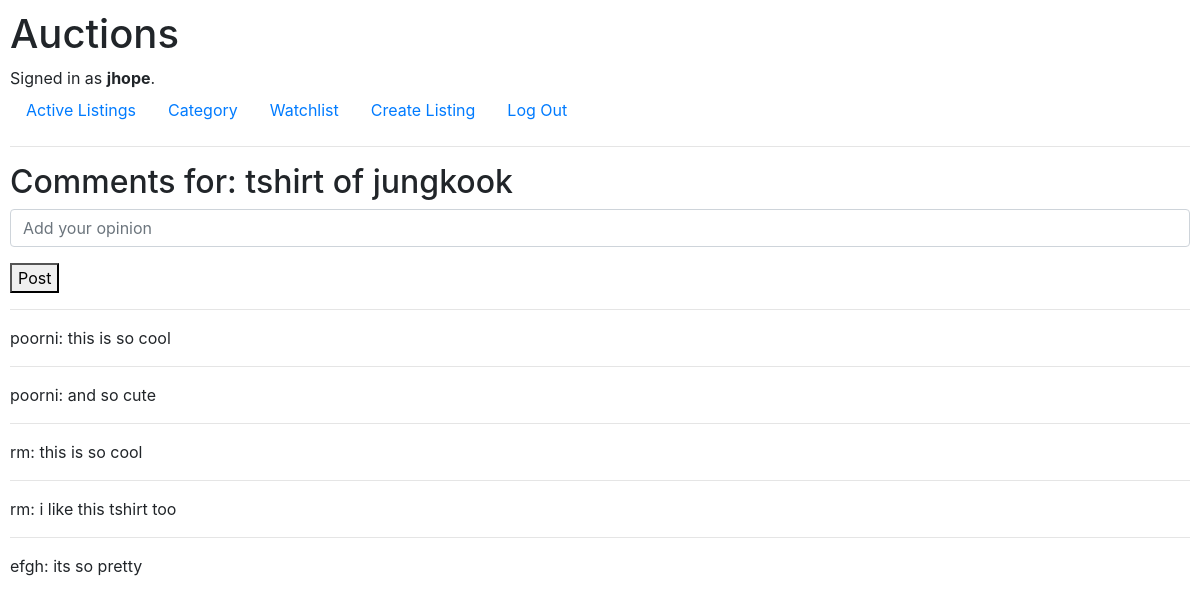
Page /comments/1 (signed in) on the committed database.
### auctions/models.py (models this page shows)
class User(AbstractUser):
    pass

class Listing(models.Model):
    title = models.CharField(max_length=64)
    description = models.CharField(max_length=500)
    image = models.URLField(max_length=200, blank=True)
    amount = models.DecimalField( max_digits=10, decimal_places=2)
    category = models.CharField(max_length=64)
    is_active = models.BooleanField(default=True)
    owner = models.ForeignKey(User, on_delete=models.CASCADE, related_name="listings")
    winner = models.ForeignKey(User, on_delete=models.SET_NULL, null=True, blank=True, related_name="won_listings")
    watchlist = models.ManyToManyField(User, blank=True, related_name="watchlist_listings")

class Comment(models.Model):
    listing = models.ForeignKey(Listing, on_delete=models.CASCADE, related_name="comments")
    user = models.ForeignKey(User, on_delete=models.CASCADE, related_name="comments")
    content = models.CharField(max_length=500)
    timestamp  = models.DateTimeField(auto_now_add=True)

### auctions/views.py (the view)
# urls.py: path("comments/<int:listing_id>", views.comments, name="comments"),
@login_required
def comments(request, listing_id):
    listing = Listing.objects.get(pk=listing_id)
    if request.method == "POST":
        comment_owner = request.user
        content = request.POST["content"]
        Comment.objects.create(user=comment_owner, content=content, listing=listing)
        return redirect("comments" ,listing_id=listing.id)
    comments = Comment.objects.filter(listing=listing)
    return render(request,"auctions/comments.html",{
        "listing":listing,
        "comments":comments
    })

### auctions/templates/auctions/comments.html (shortened to what this page needs)
{% extends "auctions/layout.html" %}
{% block body %}
<h2>Comments for: {{ listing.title }}</h2>
<form action="{% url 'comments' listing.id %}" method="post">
        <div class="form-group">
            <input autofocus class="form-control" type="text" name="content" placeholder="Add your opinion">
        </div>
        <button type="submit">Post</button>
    </form>
{% for comment in comments %}
<hr>
         {{comment.user.username}}:
         {{comment.content}}
    {% empty %}
         No comments yet
    {% endfor %}
{% endblock %}

### auctions/templates/auctions/layout.html (shortened to what this page needs)
{% load static %}
<!DOCTYPE html>
<html lang="en">
    <head>
        <link rel="stylesheet" href="https://stackpath.bootstrapcdn.com/bootstrap/4.4.1/css/bootstrap.min.css">
        <link href="{% static 'auctions/styles.css' %}" rel="stylesheet">
    </head>
    <body>
        <h1>Auctions</h1>
        <div>
            {% if user.is_authenticated %}
                Signed in as <strong>{{ user.username }}</strong>.
            {% else %}
                Not signed in.
            {% endif %}
        </div>
        <ul class="nav">
            <li class="nav-item">
                <a class="nav-link" href="{% url 'index' %}">Active Listings</a>
            </li>
            {% if user.is_authenticated %}
                <li class="nav-item">
                    <a class="nav-link" href="{% url 'all_categories' %}">Category</a>
                </li>
                <li class="nav-item">
                    <a class="nav-link" href="{% url 'watchlist' %}">Watchlist</a>
                </li>
                <li class="nav-item">
                    <a class="nav-link" href="{% url 'create' %}">Create Listing</a>
                </li>
                <li class="nav-item">
                    <a class="nav-link" href="{% url 'logout' %}">Log Out</a>
                </li>
            {% endif %}
        </ul>
        <hr>
        {% block body %}
        {% endblock %}
    </body>
</html>

### auctions/static/auctions/styles.css (style rules this page uses)
body { padding: 10px; }
hr { color: black; }

### rows in the picture
User: username "jhope"
Listing: title "tshirt of jungkook"
Comment: user.username "poorni", content "this is so cool"
Comment: user.username "poorni", content "and so cute"
Comment: user.username "rm", content "this is so cool"
Comment: user.username "rm", content "i like this tshirt too"
Comment: user.username "efgh", content "its so pretty"
